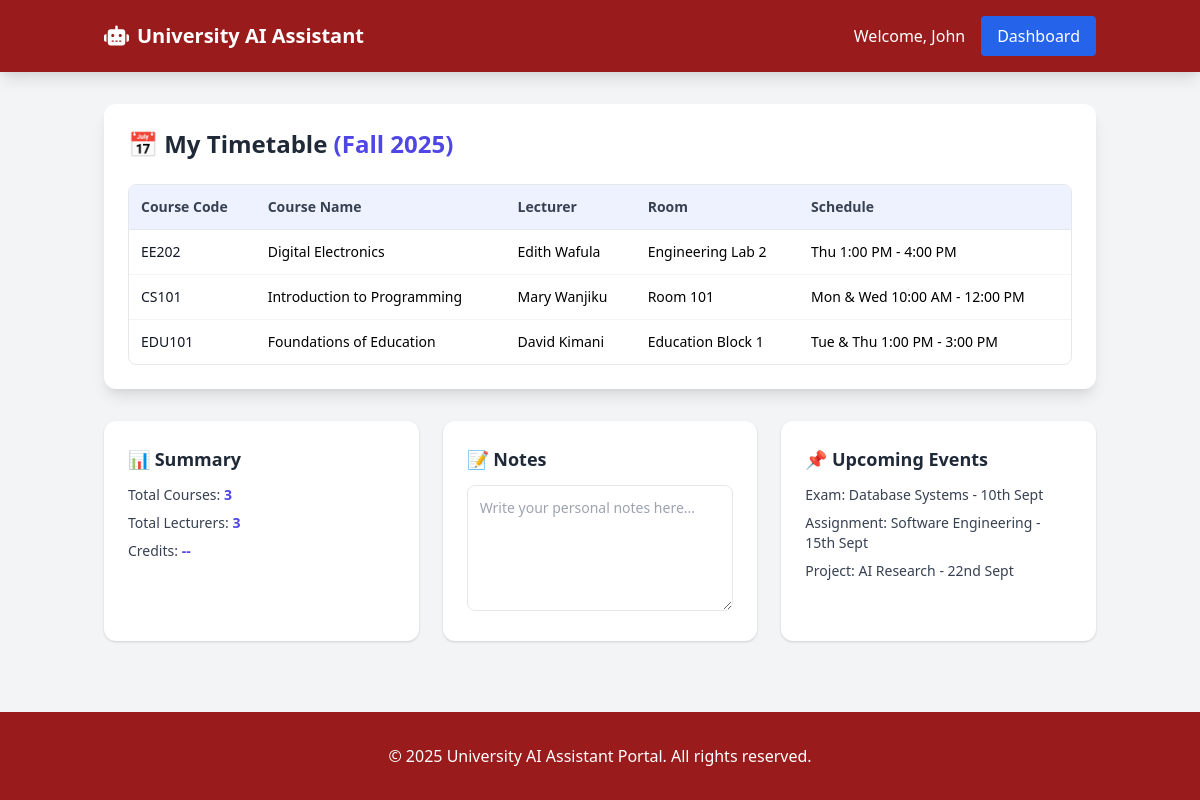
The page /timetable/ (signed in) on the database its author committed.
### accounts/models.py (models this page shows, shortened)
class User(AbstractUser):
    ROLE_CHOICES = (
        ('student', 'Student'),
        ('lecturer', 'Lecturer'),
        ('admin', 'Administrator'),
    )
    role = models.CharField(max_length=10, choices=ROLE_CHOICES, default='student')
    registration_number = models.CharField(max_length=20, blank=True, null=True, unique=True)
    phone_number = models.CharField(max_length=15, blank=True, null=True)
    profile_picture = models.ImageField(upload_to='profile_pics/', blank=True, null=True)
    groups = models.ManyToManyField(
        'auth.Group',
        verbose_name='groups',
        blank=True,
        help_text='The groups this user belongs to. A user will get all permissions granted to each of their groups.',
        related_name='custom_user_set',
        related_query_name='user',
    )
    user_permissions = models.ManyToManyField(
        'auth.Permission',
        verbose_name='user permissions',
        blank=True,
        help_text='Specific permissions for this user.',
        related_name='custom_user_set',
        related_query_name='user',
    )

### core/models.py (models this page shows, shortened)
class Semester(models.Model):
    name = models.CharField(max_length=50, help_text="e.g., Fall 2023, Spring 2024")
    code = models.CharField(max_length=20, unique=True, help_text="e.g., F2023, S2024")
    start_date = models.DateField()
    end_date = models.DateField()
    is_current = models.BooleanField(default=False)
    registration_start = models.DateField(help_text="When course registration begins")
    registration_end = models.DateField(help_text="When course registration ends")
    add_drop_deadline = models.DateField(help_text="Last day to add/drop courses")
    class Meta:
        ordering = ['-start_date']

class Enrollment(models.Model):
    GRADE_CHOICES = (
        ('A', 'A (Excellent)'),
        ('B', 'B (Good)'),
        ('C', 'C (Satisfactory)'),
        ('D', 'D (Pass)'),
        ('F', 'F (Fail)'),
        ('W', 'W (Withdrawn)'),
        ('I', 'I (Incomplete)'),
        ('IP', 'IP (In Progress)'),
        ('', 'No Grade Yet'),
    )
    student = models.ForeignKey(settings.AUTH_USER_MODEL, on_delete=models.CASCADE,
                               limit_choices_to={'role': 'student'},
                               related_name='enrollments')
    course_offering = models.ForeignKey(CourseOffering, on_delete=models.CASCADE,
                                      related_name='enrollments')
    enrollment_date = models.DateTimeField(auto_now_add=True)
    grade = models.CharField(max_length=2, choices=GRADE_CHOICES, blank=True)
    is_active = models.BooleanField(default=True)
    status = models.CharField(max_length=20, default='registered',
                            choices=[('registered', 'Registered'),
                                    ('completed', 'Completed'),
                                    ('withdrawn', 'Withdrawn'),
                                    ('failed', 'Failed')])
    credits_earned = models.IntegerField(blank=True, null=True)
    class Meta:
        unique_together = ['student', 'course_offering']
        ordering = ['-enrollment_date']

class CourseOffering(models.Model):
    course = models.ForeignKey(Course, on_delete=models.CASCADE, related_name='offerings')
    semester = models.ForeignKey(Semester, on_delete=models.CASCADE, related_name='course_offerings')
    section = models.CharField(max_length=10, default='A', help_text="Section identifier")
    capacity = models.IntegerField(default=30)
    enrolled = models.IntegerField(default=0)
    lecturer = models.ForeignKey(
        settings.AUTH_USER_MODEL,
        on_delete=models.SET_NULL,
        null=True,
        blank=True,
        limit_choices_to={'role': 'lecturer'},
        related_name='taught_courses'
    )
    room = models.CharField(max_length=50, blank=True, null=True)
    schedule = models.TextField(blank=True, null=True, help_text="Class schedule details")
    is_active = models.BooleanField(default=True)
    class Meta:
        unique_together = ['course', 'semester', 'section']
        ordering = ['semester', 'course', 'section']

class Course(models.Model):
    COURSE_LEVELS = (
        ('100', 'Level 100 (Introductory)'),
        ('200', 'Level 200 (Intermediate)'),
        ('300', 'Level 300 (Advanced)'),
        ('400', 'Level 400 (Specialized)'),
        ('500', 'Level 500 (Graduate)'),
    )
    COURSE_TYPES = (
        ('core', 'Core Course'),
        ('elective', 'Elective Course'),
        ('lab', 'Laboratory'),
        ('project', 'Project Work'),
        ('thesis', 'Thesis/Dissertation'),
    )
    department = models.ForeignKey(Department, on_delete=models.CASCADE, related_name='courses')
    code = models.CharField(max_length=20, help_text="Course code (e.g., CS101, MATH201)")
    name = models.CharField(max_length=200)
    description = models.TextField(blank=True, null=True)
    credits = models.IntegerField(validators=[MinValueValidator(1), MaxValueValidator(6)])
    level = models.CharField(max_length=3, choices=COURSE_LEVELS, default='100')
    course_type = models.CharField(max_length=20, choices=COURSE_TYPES, default='core')
    prerequisites = models.ManyToManyField('self', symmetrical=False, blank=True,
                                         through='CoursePrerequisite',
                                         through_fields=('course', 'prerequisite'))
    is_active = models.BooleanField(default=True)
    learning_outcomes = models.TextField(blank=True, null=True, help_text="Course learning outcomes")
    created_at = models.DateTimeField(auto_now_add=True)
    updated_at = models.DateTimeField(auto_now=True)
    class Meta:
        ordering = ['department', 'code']
        unique_together = ['department', 'code']

### core/views.py (the view)
# urls.py: path("timetable/", views.student_timetable, name="student_timetable"),
@login_required
def student_timetable(request):
    current_semester = Semester.objects.filter(is_current=True).first()
    enrollments = Enrollment.objects.filter(
        student=request.user,
        course_offering__semester=current_semester,
        is_active=True
    ).select_related("course_offering__course", "course_offering__lecturer")
    return render(request, "dashboard/timetable.html", {
        "current_semester": current_semester,
        "enrollments": enrollments
    })

### core/templates/dashboard/timetable.html (shortened to what this page needs)
{% extends 'base.html' %}
{% block content %}
<div class="bg-white rounded-xl shadow-lg p-6">
    <div class="flex items-center justify-between mb-6">
        <h2 class="text-2xl font-bold text-gray-800">
            📅 My Timetable <span class="text-indigo-600">({{ current_semester.name }})</span>
        </h2>
    </div>
    {% if enrollments %}
        <div class="overflow-x-auto rounded-lg border border-gray-200">
            <table class="w-full border-collapse text-sm text-left">
                <thead>
                    <tr class="bg-indigo-50 text-gray-700">
                        <th class="border-b p-3 font-semibold">Course Code</th>
                        <th class="border-b p-3 font-semibold">Course Name</th>
                        <th class="border-b p-3 font-semibold">Lecturer</th>
                        <th class="border-b p-3 font-semibold">Room</th>
                        <th class="border-b p-3 font-semibold">Schedule</th>
                    </tr>
                </thead>
                <tbody class="divide-y divide-gray-100">
                    {% for enrollment in enrollments %}
                    <tr class="hover:bg-indigo-50 transition-colors">
                        <td class="p-3 font-medium text-gray-900">{{ enrollment.course_offering.course.code }}</td>
                        <td class="p-3">{{ enrollment.course_offering.course.name }}</td>
                        <td class="p-3">{{ enrollment.course_offering.lecturer.get_full_name }}</td>
                        <td class="p-3">{{ enrollment.course_offering.room }}</td>
                        <td class="p-3">{{ enrollment.course_offering.schedule }}</td>
                    </tr>
                    {% endfor %}
                </tbody>
            </table>
        </div>
    {% endif %}
</div>
<div class="mt-8 grid grid-cols-1 md:grid-cols-3 gap-6">
    <div class="bg-white rounded-xl shadow p-6">
        <h3 class="text-lg font-semibold text-gray-800 mb-3">📊 Summary</h3>
        <ul class="text-sm space-y-2 text-gray-700">
            <li>Total Courses: <span class="font-bold text-indigo-600">{{ enrollments|length }}</span></li>
            <li>Total Lecturers: <span class="font-bold text-indigo-600">{{ enrollments|length }}</span></li>
            <li>Credits: <span class="font-bold text-indigo-600">--</span></li>
        </ul>
    </div>
    <div class="bg-white rounded-xl shadow p-6">
        <h3 class="text-lg font-semibold text-gray-800 mb-3">📝 Notes</h3>
        <textarea class="w-full p-3 border rounded-lg text-sm focus:ring-2 focus:ring-indigo-400"
                  rows="5" placeholder="Write your personal notes here..."></textarea>
    </div>
    <div class="bg-white rounded-xl shadow p-6">
        <h3 class="text-lg font-semibold text-gray-800 mb-3">📌 Upcoming Events</h3>
        <ul class="text-sm space-y-2 text-gray-700">
            <li>Exam: <span class="font-medium">Database Systems</span> - 10th Sept</li>
            <li>Assignment: <span class="font-medium">Software Engineering</span> - 15th Sept</li>
            <li>Project: <span class="font-medium">AI Research</span> - 22nd Sept</li>
        </ul>
    </div>
</div>
{% endblock %}

### core/templates/base.html (shortened to what this page needs)
<!DOCTYPE html>
<html lang="en">
<head>
  <link href="https://cdn.jsdelivr.net/npm/tailwindcss@2.2.19/dist/tailwind.min.css" rel="stylesheet">
  <link rel="stylesheet" href="https://cdnjs.cloudflare.com/ajax/libs/font-awesome/6.4.0/css/all.min.css">
</head>
<body class="bg-gray-100 flex flex-col min-h-screen">
  <nav class="bg-red-800 text-white shadow-lg">
    <div class="container mx-auto px-4">
      <div class="flex justify-between items-center py-4">
        <div class="flex items-center space-x-4">
          <a href="{% url 'home' %}" class="text-xl font-bold">
            <i class="fas fa-robot mr-2"></i>University AI Assistant
          </a>
        </div>
        <div class="flex items-center space-x-4">
          {% if user.is_authenticated %}
          <span>Welcome, {{ user.first_name }}</span>
          <a href="{% url 'dashboard' %}" class="bg-blue-600 hover:bg-blue-700 px-4 py-2 rounded">Dashboard</a>
          {% else %}
          <a href="{% url 'register' %}" class="bg-blue-600 hover:bg-blue-700 px-4 py-2 rounded">Register</a>
          {% endif %}
        </div>
      </div>
    </div>
  </nav>
  <main class="container mx-auto px-4 py-8 flex-grow">
    {% block content %}
    {% endblock %}
  </main>
  <footer class="bg-red-800 text-white py-8">
    <div class="container mx-auto px-4 text-center">
      <p>&copy; 2025 University AI Assistant Portal. All rights reserved.</p>
    </div>
  </footer>
</body>
</html>

### rows shown on the page
User: first_name "John"
Semester: name "Fall 2025"
Enrollment: course_offering.course.code "EE202", course_offering.course.name "Digital Electronics", course_offering.lecturer.get_full_name "Edith Wafula", course_offering.room "Engineering Lab 2", course_offering.schedule "Thu 1:00 PM - 4:00 PM"
Enrollment: course_offering.course.code "CS101", course_offering.course.name "Introduction to Programming", course_offering.lecturer.get_full_name "Mary Wanjiku", course_offering.room "Room 101", course_offering.schedule "Mon & Wed 10:00 AM - 12:00 PM"
Enrollment: course_offering.course.code "EDU101", course_offering.course.name "Foundations of Education", course_offering.lecturer.get_full_name "David Kimani", course_offering.room "Education Block 1", course_offering.schedule "Tue & Thu 1:00 PM - 3:00 PM"

### other values the page prints
{{ enrollments|length }} "3"
